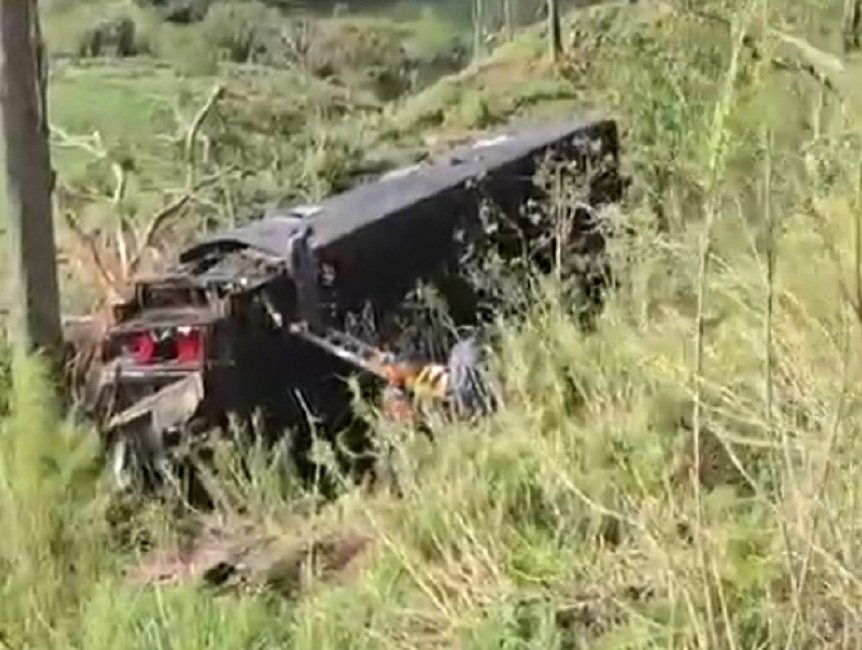
#> input picture assets/noticias/teste-importacao-imagem-2.jpg, 862 x 650 px; its folder holds only this picture in this run
$ python -i measure.py   (imports and definitions only)
#> lines starting #> are read from the running program, lines starting #| are printed output that depends on the picture
"""Medição automática do PNG de referência: faixas, foto, logo e blocos de texto.

Só MEDE pixels do PNG aprovado e propõe coordenadas para validação humana; não desenha nada.
Saídas: `report.json` (medidas), `overlay.png` (caixas sobre a referência) e
`layout-spec.proposed.json` (sempre PENDING_REFERENCE, proposal=true).
Caixas, cores e alinhamento são medidos; "suggested_role" é palpite a confirmar no overlay.
"""
import hashlib
import json
import os
import unicodedata
from statistics import median

from PIL import Image, ImageChops, ImageDraw, ImageFont, ImageStat

INK_DIFF = 60


def _flat(im):
    return list(getattr(im, "get_flattened_data", im.getdata)())


# --------------------------------------------------------------------------- faixas
def _runs(flags, max_gap):
    runs, start, last, gap = [], None, None, 0
    for i, on in enumerate(flags):
        if on:
            if start is None:
                start = i
            last, gap = i, 0
        elif start is not None:
            gap += 1
            if gap > max_gap:
                runs.append((start, last + 1))
                start, gap = None, 0
    if start is not None:
        runs.append((start, last + 1))
    return runs


def _hard_bands(gray):
    """Bordas retas que atravessam a largura toda: (fundo do cabeçalho, topo do rodapé) ou None."""
    W, H = gray.size
    diff = ImageChops.difference(gray.crop((0, 0, W, H - 1)), gray.crop((0, 1, W, H))).point(lambda v: 255 if v > 22 else 0)
    vals = [v / 255 for v in _flat(diff.resize((1, H - 1), Image.Resampling.BOX))]
    groups = []
    for y, v in enumerate(vals):
        if v >= 0.6:
            if groups and y + 1 - groups[-1][-1] <= 6:
                groups[-1].append(y + 1)
            else:
                groups.append([y + 1])
    top = [g for g in groups if g[0] < 0.35 * H]
    bottom = [g for g in groups if g[-1] > 0.7 * H]
    return (top[-1][-1], bottom[0][0]) if top and bottom else None


# [24 lines left out: function _panel_top, not called in this run]


def _row_diff(gray, y, x0, x1):
    return ImageStat.Stat(ImageChops.difference(gray.crop((x0, y, x1, y + 1)), gray.crop((x0, y + 1, x1, y + 2)))).mean[0]


def _refine_edge(gray, approx, window, span):
    lo, hi = max(0, approx - window), min(gray.height - 2, approx + window)
    return max(range(lo, hi + 1), key=lambda y: _row_diff(gray, y, *span)) + 1


def _fallback_photo(img, gray, B):
    """Sem bordas retas de largura total: maior trecho alto de linhas com variação horizontal."""
    W, H = img.size
    row_std = [ImageStat.Stat(gray.crop((0, y, W, y + 1))).stddev[0] for y in range(H)]
    runs = [r for r in _runs([v > 12 for v in row_std], 3 * B) if r[1] - r[0] >= 0.12 * H]
    if not runs:
        return None
    top, bottom = max(runs, key=lambda r: r[1] - r[0])
    span = (int(W * 0.1), int(W * 0.9))
    top = _refine_edge(gray, top, 2 * B, span) if top > 0 else 0
    bottom = _refine_edge(gray, bottom - 1, 2 * B, span) if bottom < H else H
    left, right = 0, W
    if top >= 6:
        bg = ImageStat.Stat(img.crop((0, top - 4, W, top - 2))).median[:3]
        cols = _flat(img.crop((0, top + 2, W, bottom - 2)).resize((W, 1), Image.Resampling.BOX))
        far = [max(abs(cols[x][c] - bg[c]) for c in range(3)) > 25 for x in range(W)]
        col_runs = [r for r in _runs(far, 3 * B) if r[1] - r[0] >= 0.3 * W]
        if col_runs:
            left, right = max(col_runs, key=lambda r: r[1] - r[0])
    return [left, top, right - left, bottom - top]


# --------------------------------------------------------------------------- texto
# [12 lines left out: functions _mask_rect, _bbox_in, not called in this run]


def _blue(img, thr):
    r, _, b = img.split()
    return ImageChops.subtract(b, r).point(lambda v: 255 if v > thr else 0)


# [145 lines left out: functions _dense_bbox, _measure_header, _vertical_bars, _measure_panel, _ink_info, not called in this run]


def _lum(c):
    return 0.299 * c[0] + 0.587 * c[1] + 0.114 * c[2]


def _group_lines(lines, W):
    """Junta linhas vizinhas de mesmo alinhamento e altura parecida em blocos (título, resumo...)."""
    blocks = []
    for ln in sorted(lines, key=lambda b: b[1]):
        h = ln[3] - ln[1]
        for blk in blocks:
            bx0, by0, bx1, by1 = blk["bbox"]
            bh = blk["line_h"]
            same_left = abs(ln[0] - blk["left"]) <= 0.02 * W
            close = 0 <= ln[1] - by1 <= 1.1 * max(h, bh)
            similar = 0.55 <= h / max(1, bh) <= 1.8
            if same_left and close and similar:
                blk["bbox"] = (min(bx0, ln[0]), by0, max(bx1, ln[2]), ln[3])
                blk["lines"].append(ln)
                break
        else:
            blocks.append({"bbox": ln, "lines": [ln], "left": ln[0], "line_h": h})
    return blocks


def measure_reference(path, out_dir=None):
    src = Image.open(path)
#> src is the input picture: PIL image 862x650 RGB; mean R, G, B 144.6, 142.2, 102.6
    src_format = src.format
#> src_format = 'JPEG'
    src.load()
    img = src.convert("RGB")
    W, H = img.size
#> W = 862; H = 650
    gray = img.convert("L")
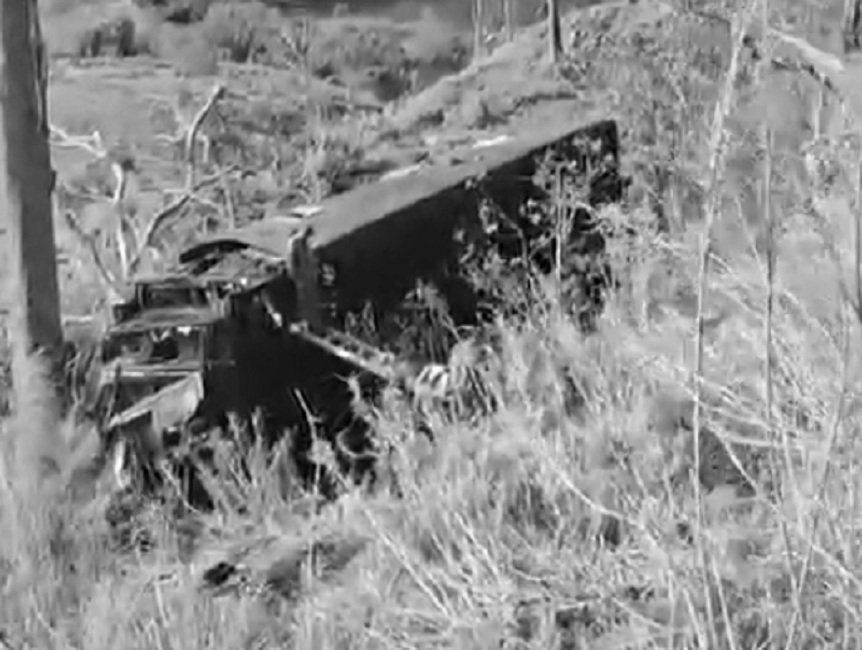
#> gray: PIL image 862x650 L; min 0, max 254, mean 138.4
    B = max(8, round(W / 135))
#> B = 8
    notes, photo, panel_info, header, footer = [], None, None, None, None

    bands = _hard_bands(gray)
#> in _hard_bands, `diff = ImageChops.difference(gray.crop((0, 0, W, H - 1)), gray.crop((0..`:
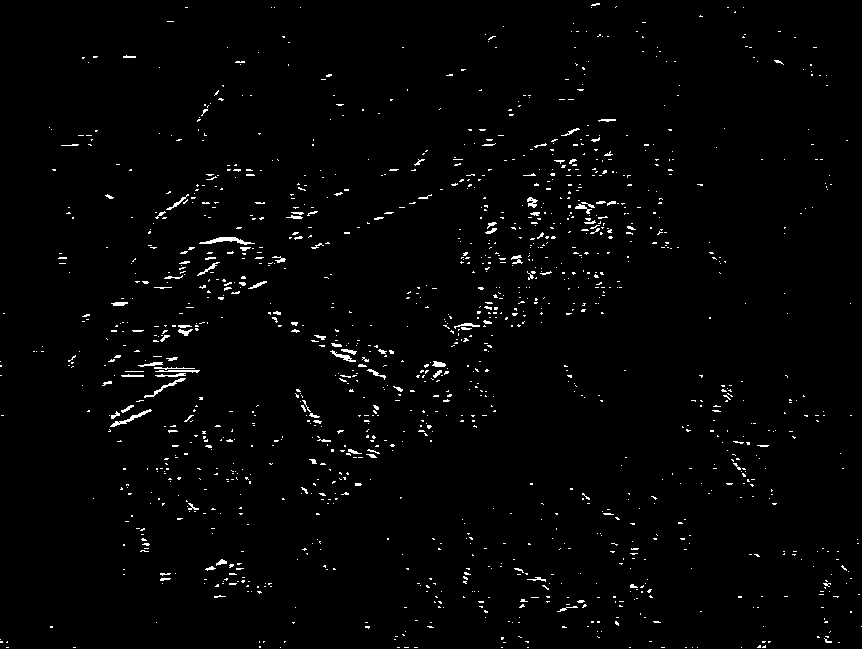
#> diff: PIL image 862x649 L; 1.7% white in thin lines or dots
#> in _hard_bands, `vals = [v / 255 for v in _flat(diff.resize((1, H - 1), Image.Resamplin..`: vals = 649 values, max 0.118 at index 375, min 0 at index 0, mean 0.0169
#> the loop in _hard_bands, `for y, v in enumerate(vals):` made 649 passes
#> v on passes 1 to 3: 0, 0, 0
#> after the loop in _hard_bands, `for y, v in enumerate(vals):`: groups = []
    if bands:
        hb, fb = bands
        pt, panel_color = _panel_top(img, hb, fb)
        photo = [0, hb, W, pt - hb]
        panel_info = {"rect": [0, pt, W, fb - pt], "color": list(panel_color)}
        header, footer = [0, 0, W, hb], [0, fb, W, H - fb]
        notes.append("Bordas retas de largura total (cabeçalho e rodapé) medidas no pixel. A borda foto/painel é uma transição suave: y do painel com margem de ±20 px.")
    else:
        photo = _fallback_photo(img, gray, B)
#> in _fallback_photo, `row_std = [ImageStat.Stat(gray.crop((0, y, W, y + 1))).stddev[0] for y..`: row_std = 650 values, max 66.33 at index 382, min 24.64 at index 103, mean 44.14
#> the loop in _runs, `for i, on in enumerate(flags):` made 650 passes
#> after the loop in _runs, `for i, on in enumerate(flags):`: runs = []; start = 0
#> in _fallback_photo, `runs = [r for r in _runs([v > 12 for v in row_std], 3 * B) if r[1] - r..`: runs = [(0, 650)]
#> in _fallback_photo, `top, bottom = max(runs, key=lambda r: r[1] - r[0])`: top = 0; bottom = 650
#> photo = [0, 0, 862, 650]
        if photo:
            header = [0, 0, W, photo[1]] if photo[1] > 0 else None
            notes.append("Bordas retas não encontradas; foto detectada por variação de linhas (menos precisa).")
        else:
            notes.append("Foto não detectada com confiança.")

    photo_bottom = photo[1] + photo[3] if photo else 0
#> photo_bottom = 650
    logo, accents, decor, lines, header_items, shapes = None, [], [], [], [], {}
    if bands:
        head = _measure_header(img, hb)
        logo = head["logo"]
        for role, key in (("data", "date"), ("categoria (cabeçalho)", "category")):
            if head.get(key):
                header_items.append((role, head[key]))
        shapes["header_chip"] = head.get("chip")
        panel = _measure_panel(img, pt, fb, panel_color)
        lines = panel["lines"]
        accents = list(panel["bars"])
        shapes["panel_chip"] = panel["chip"]
        shapes["panel_globe"] = panel["decor"]
        panel_chip = (panel["chip"], panel["chip_text"])
    else:
        panel_chip = (None, None)
        notes.append("Sem bordas retas de largura total: texto não medido automaticamente (informe as zonas).")

    blocks = []
    if bands:
        for role, bb in header_items:
            info = _ink_info(img, bb)
            blocks.append({
                "ink_bbox": [bb[0], bb[1], bb[2] - bb[0], bb[3] - bb[1]], "lines": 1, "line_height_px": bb[3] - bb[1], "line_pitch_px": 0,
                "ink_color": list(info["ink"]), "accent_color": None, "bg_color": list(info["bg"]),
                "align": "center" if abs((bb[0] + bb[2]) / 2 - W / 2) <= 0.02 * W else ("right" if bb[2] >= 0.92 * W else "left"),
                "suggested_role": role, "confidence": "média",
            })
        if panel_chip[1]:
            bb = panel_chip[1]
            info = _ink_info(img, bb)
            blocks.append({
                "ink_bbox": [bb[0], bb[1], bb[2] - bb[0], bb[3] - bb[1]], "lines": 1, "line_height_px": bb[3] - bb[1], "line_pitch_px": 0,
                "ink_color": list(info["ink"]), "accent_color": None, "bg_color": list(info["bg"]), "align": "left",
                "suggested_role": "categoria (chip)", "confidence": "média",
                "chip_shape": [panel_chip[0][0], panel_chip[0][1], panel_chip[0][2] - panel_chip[0][0], panel_chip[0][3] - panel_chip[0][1]],
            })
    for blk in _group_lines(lines, W):
        x0, y0, x1, y1 = blk["bbox"]
        info = _ink_info(img, (x0, y0, x1, y1))
        cx = (x0 + x1) / 2
        align = "center" if abs(cx - W / 2) <= 0.02 * W else ("right" if x1 >= 0.92 * W and x0 > W * 0.45 else "left")
        pitches = [blk["lines"][i + 1][1] - blk["lines"][i][1] for i in range(len(blk["lines"]) - 1)]
        blocks.append({
            "ink_bbox": [x0, y0, x1 - x0, y1 - y0], "lines": len(blk["lines"]),
            "line_height_px": round(median([ln[3] - ln[1] for ln in blk["lines"]])),
            "line_pitch_px": round(median(pitches)) if pitches else 0,
            "ink_color": list(info["ink"]), "accent_color": list(info["accent"]) if info["accent"] else None,
            "bg_color": list(info["bg"]), "align": align,
        })
#> after the loop, blocks = []

    # ---- papéis sugeridos (palpite) para os blocos do painel ----
    rest = [b for b in blocks if "suggested_role" not in b]
#> rest = []
    if rest:
        main = max(rest, key=lambda b: b["line_height_px"] * (b["lines"] + 1))
        after = [b for b in sorted(rest, key=lambda b: b["ink_bbox"][1]) if b["ink_bbox"][1] > main["ink_bbox"][1]]
        for b in rest:
            if b is main:
                b["suggested_role"], b["confidence"] = "título", "média"
            elif b in after and b is after[-1] and len(after) >= 2:
                b["suggested_role"], b["confidence"] = "crédito", "média"
            elif b in after:
                b["suggested_role"], b["confidence"] = "resumo", "média"
            else:
                b["suggested_role"], b["confidence"] = "não classificado", "baixa"
    ordered = sorted(blocks, key=lambda b: (b["ink_bbox"][1], b["ink_bbox"][0]))
#> ordered = []
    for i, b in enumerate(ordered, start=1):
        b["id"] = i
#> this loop made 0 passes
    fixed = {}
    if header:
        fixed["header"] = header
    if logo:
        fixed["logo"] = [logo[0], logo[1], logo[2] - logo[0], logo[3] - logo[1]]
    if footer:
        fixed["footer"] = footer

    def rect(c):
        return [c[0], c[1], c[2] - c[0], c[3] - c[1]]

    with open(path, "rb") as f:
        sha = hashlib.sha256(f.read()).hexdigest()
    report = {
        "image": {"file": os.path.basename(path), "sha256": sha, "format": src_format, "width": W, "height": H, "aspect": round(W / H, 4)},
        "photo": photo, "panel": panel_info, "fixed_zones": fixed, "text_blocks": ordered,
        "accent_bars": [rect(a) for a in accents],
        "shapes": {k: rect(v) for k, v in shapes.items() if v},
        "notes": notes + [
            "Caixas de tinta, cores e alinhamento são medidos; 'suggested_role' é palpite. Confirmar cada bloco no overlay.png.",
            "A caixa de tinta é o mínimo do texto de exemplo; a capacidade real da zona (linhas máximas, margens) deve ser confirmada.",
            "Tamanho da fonte só fecha com o arquivo da fonte aprovada no repositório.",
        ] + (["Entrada em JPEG: medidas PRELIMINARES; o definitivo deve vir do PNG original."] if src_format == "JPEG" else []),
    }
    if out_dir:
        os.makedirs(out_dir, exist_ok=True)
        with open(os.path.join(out_dir, "report.json"), "w", encoding="utf-8") as f:
            json.dump(report, f, ensure_ascii=False, indent=2)
        _overlay(img, report).save(os.path.join(out_dir, "overlay.png"))
        with open(os.path.join(out_dir, "layout-spec.proposed.json"), "w", encoding="utf-8") as f:
            json.dump(propose_spec(report), f, ensure_ascii=False, indent=2)
    return report


# [50 lines left out: functions _overlay, propose_spec, not called in this run]

>>> result = measure_reference('../../assets/noticias/teste-importacao-imagem-2.jpg')
#> result = 8 items

$ run again, on assets/noticias/nova-descoberta-incendio-22-09-2026.jpg
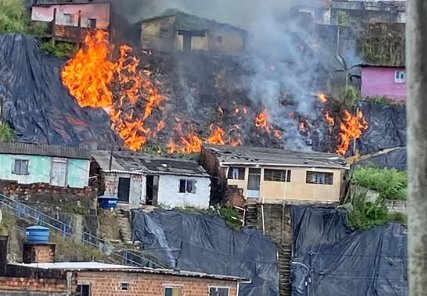
#> input picture assets/noticias/nova-descoberta-incendio-22-09-2026.jpg, 427 x 296 px
#> in measure_reference, src is the input picture: PIL image 427x296 RGB; mean R, G, B 112.3, 111, 116.2
#> in measure_reference, `gray = img.convert("L")`:
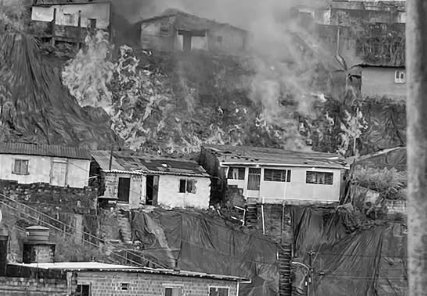
#> gray: PIL image 427x296 L; min 1, max 255, mean 112
#> in _hard_bands, `diff = ImageChops.difference(gray.crop((0, 0, W, H - 1)), gray.crop((0..`:
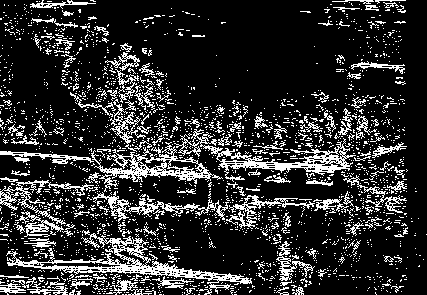
#> diff: PIL image 427x295 L; 18.3% white in thin lines or dots
#> vals = 295 values, max 0.467 at index 206, min 0.0392 at index 13, mean 0.183
#> the loop in _hard_bands, `for y, v in enumerate(vals):` made 295 passes
#> v on passes 1 to 3: 0.161, 0.125, 0.0784
#> after the loop in _hard_bands, `for y, v in enumerate(vals):`: groups = []
#> row_std = 296 values, max 69.87 at index 185, min 27.09 at index 256, mean 39.33
#> the loop in _runs, `for i, on in enumerate(flags):` made 296 passes
#> start on pass 1: 0
#> after the loop in _runs, `for i, on in enumerate(flags):`: runs = []; start = 0
#> in _fallback_photo, `runs = [r for r in _runs([v > 12 for v in row_std], 3 * B) if r[1] - r..`: runs = [(0, 296)]
#> in _fallback_photo, `top, bottom = max(runs, key=lambda r: r[1] - r[0])`: top = 0; bottom = 296
#> photo = [0, 0, 427, 296]
#> photo_bottom = 296
#> after the loop in measure_reference, `for blk in _group_lines(lines, W):`: blocks = []
#> result = 8 items
